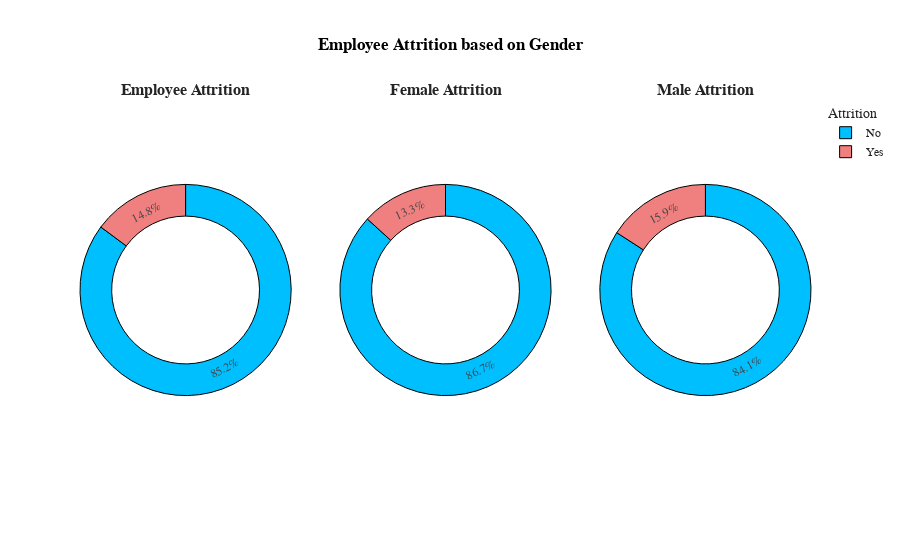

Notebook cell for this chart:
### Markdown cell above
Attrition based on Gender

### Code cell
att1=data.groupby('Attrition',as_index=False)['EmpNumber'].count()
att1['Count']=att1['EmpNumber']
att1.drop('EmpNumber',axis=1,inplace=True)
att2=data.groupby(['Gender','Attrition'],as_index=False)['EmpNumber'].count()
att2['Count']=att2['EmpNumber']
att2.drop('EmpNumber',axis=1,inplace=True)
fig=go.Figure()
fig=make_subplots(rows=1,cols=3)
fig = make_subplots(rows=1, cols=3, specs=[[{"type": "pie"}, {"type": "pie"}, {"type": "pie"}]],subplot_titles=('<b>Employee Attrition', '<b>Female Attrition','<b>Male Attrition'))

fig.add_trace(go.Pie(values=att1['Count'],labels=att1['Attrition'],hole=0.7,marker_colors=['DeepSkyBlue','LightCoral'],name='Employee Attrition',showlegend=False),row=1,col=1)
fig.add_trace(go.Pie(values=att2[(att2['Gender']=='Female')]['Count'],labels=att2[(att2['Gender']=='Female')]['Attrition'],hole=0.7,marker_colors=['DeepSkyBlue','LightCoral'],name='Female Attrition',showlegend=False),row=1,col=2)
fig.add_trace(go.Pie(values=att2[(att2['Gender']=='Male')]['Count'],labels=att2[(att2['Gender']=='Male')]['Attrition'],hole=0.7,marker_colors=['DeepSkyBlue','LightCoral'],name='Male Attrition',showlegend=True),row=1,col=3)
fig.update_layout(title_x=0.5,template='simple_white',showlegend=True,legend_title_text="Attrition",title_text='<b style="color:black; font-size:100%;">Employee Attrition based on Gender',font_family="Times New Roman",title_font_family="Times New Roman")
fig.update_traces(marker=dict(line=dict(color='#000000', width=1)))

### Figure 1 — Plotly figure (JSON) as saved in the notebook; plotly's stock layout.template omitted (floating-point values rounded to 4 significant figures)
{"data": [{"domain": {"x": [0, 0.2889], "y": [0, 1]}, "hole": 0.7, "labels": ["No", "Yes"], "marker": {"colors": ["DeepSkyBlue", "LightCoral"], "line": {"color": "#000000", "width": 1}}, "name": "Employee Attrition", "showlegend": false, "type": "pie", "values": [1022, 178]}, {"domain": {"x": [0.3556, 0.6444], "y": [0, 1]}, "hole": 0.7, "labels": ["No", "Yes"], "marker": {"colors": ["DeepSkyBlue", "LightCoral"], "line": {"color": "#000000", "width": 1}}, "name": "Female Attrition", "showlegend": false, "type": "pie", "values": [412, 63]}, {"domain": {"x": [0.7111, 1], "y": [0, 1]}, "hole": 0.7, "labels": ["No", "Yes"], "marker": {"colors": ["DeepSkyBlue", "LightCoral"], "line": {"color": "#000000", "width": 1}}, "name": "Male Attrition", "showlegend": true, "type": "pie", "values": [610, 115]}], "layout": {"annotations": [{"font": {"size": 16}, "showarrow": false, "text": "<b>Employee Attrition", "x": 0.1444, "xanchor": "center", "xref": "paper", "y": 1, "yanchor": "bottom", "yref": "paper"}, {"font": {"size": 16}, "showarrow": false, "text": "<b>Female Attrition", "x": 0.5, "xanchor": "center", "xref": "paper", "y": 1, "yanchor": "bottom", "yref": "paper"}, {"font": {"size": 16}, "showarrow": false, "text": "<b>Male Attrition", "x": 0.8556, "xanchor": "center", "xref": "paper", "y": 1, "yanchor": "bottom", "yref": "paper"}], "font": {"family": "Times New Roman"}, "legend": {"title": {"text": "Attrition"}}, "showlegend": true, "title": {"font": {"family": "Times New Roman"}, "text": "<b style=\"color:black; font-size:100%;\">Employee Attrition based on Gender", "x": 0.5}}}
